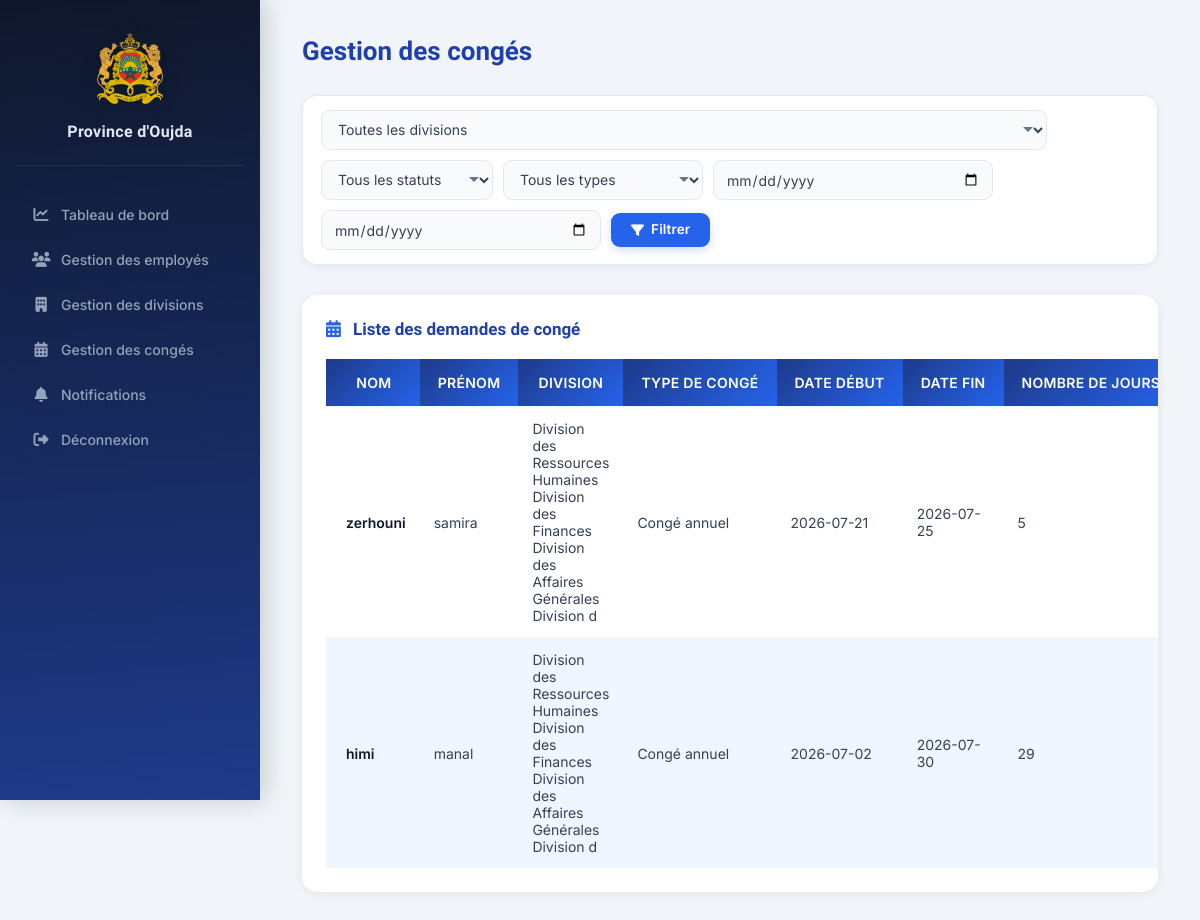
The app's page /admin/dashboard.php?page=conges (signed in) with its own data.
### tables this page shows
CREATE TABLE `conges` (
  `id` int(11) NOT NULL,
  `employe_id` int(11) NOT NULL,
  `type_conge` varchar(50) NOT NULL,
  `date_debut` date NOT NULL,
  `date_fin` date NOT NULL,
  `nombre_jours` int(11) NOT NULL,
  `motif` text NOT NULL,
  `certificat_medical` varchar(255) DEFAULT NULL,
  `statut` enum('En attente','Valide','Refuse','Annule') DEFAULT 'En attente',
  `date_demande` datetime DEFAULT current_timestamp(),
  `date_traitement` datetime DEFAULT NULL,
  `chef_division_id` int(11) DEFAULT NULL
);

CREATE TABLE `employes` (
  `id` int(11) NOT NULL,
  `matricule` varchar(50) NOT NULL,
  `nom` varchar(50) NOT NULL,
  `prenom` varchar(50) NOT NULL,
  `cin` varchar(20) DEFAULT NULL,
  `email` varchar(100) NOT NULL,
  `telephone` varchar(20) DEFAULT NULL,
  `date_embauche` date NOT NULL,
  `division_id` int(11) DEFAULT NULL,
  `utilisateur_id` int(11) DEFAULT NULL,
  `solde_annuel` int(11) DEFAULT 22,
  `reste_annee_precedente` int(11) DEFAULT 0,
  `solde_total` int(11) DEFAULT 22,
  `derniere_maj_solde` year(4) DEFAULT NULL
);

CREATE TABLE `divisions` (
  `id` int(11) NOT NULL,
  `nom_division` varchar(100) NOT NULL
);

### config/auth.php (called while the page is built, shortened)
<?php
function e($value): string
{
    return htmlspecialchars((string) $value, ENT_QUOTES, 'UTF-8');
}
?>

### admin/conges.php (the view, shortened to what this page needs)
<?php
require_once "../config/auth.php";
require_once "../config/database.php";
$date_debut = $_GET['date_debut'] ?? '';
$date_fin = $_GET['date_fin'] ?? '';
$sql = "SELECT
            conges.*,
            employes.nom,
            employes.prenom,
            divisions.nom_division
        FROM conges
        INNER JOIN employes
        ON conges.employe_id = employes.id
        INNER JOIN divisions
        ON employes.division_id = divisions.id
        WHERE 1=1";
$params = [];
$sql .= " ORDER BY conges.date_demande DESC";
$stmt = $pdo->prepare($sql);
$stmt->execute($params);
$conges = $stmt->fetchAll();
?>
<h1>Gestion des congés</h1>
<form method="GET" class="search-form">
    <select name="division">
        <option value="">Toutes les divisions</option>
    </select>
    <select name="statut">
        <option value="">Tous les statuts</option>
    </select>
    <select name="type">
        <option value="">Tous les types</option>
    </select>
    <input type="date"
           name="date_debut"
           value="<?= e($date_debut); ?>">
    <input type="date"
           name="date_fin"
           value="<?= e($date_fin); ?>">
    <button class="btn-rechercher">
        <i class="fa-solid fa-filter"></i>
        Filtrer
    </button>
</form>
<div class="table-container leave-table-container">
    <h2><i class="fa-solid fa-calendar-days"></i> Liste des demandes de congé</h2>
<table>
    <tr>
        <th>Nom</th>
        <th>Prénom</th>
        <th>Division</th>
        <th>Type de congé</th>
        <th>Date début</th>
        <th>Date fin</th>
        <th>Nombre de jours</th>
    </tr>
    <?php foreach($conges as $conge){ ?>
        <tr>
            <td><?= e($conge['nom']); ?></td>
            <td><?= e($conge['prenom']); ?></td>
            <td><?= e($conge['nom_division']); ?></td>
            <td><?= e($conge['type_conge']); ?></td>
            <td><?= e($conge['date_debut']); ?></td>
            <td><?= e($conge['date_fin']); ?></td>
            <td><?= $conge['nombre_jours']; ?></td>
        </tr>
    <?php } ?>
</table>
</div>

### assets/css/dashboard.css (style rules this page uses)
*, *::before, *::after { box-sizing: border-box; }
html { scroll-behavior: smooth; }
body { margin: 0; padding: 0; font-family: 'Inter', system-ui, sans-serif; background: #f1f5f9; color: #1e293b; -webkit-font-smoothing: antialiased; -moz-osx-font-smoothing: grayscale; }
.main-content h1 { color: #0f172a; margin: 0 0 6px; font-family: 'Sora', sans-serif; font-size: 26px; font-weight: 700; line-height: 1.2; }
h1 { color: #0f172a; font-family: 'Sora', sans-serif; }
h2 { color: #1e3a8a; font-family: 'Sora', sans-serif; font-size: 17px; font-weight: 600; margin-bottom: 18px; }
h1 i, h2 i { color: #2563eb; margin-right: 8px; }
.table-container { margin-top: 30px; background: white; padding: 24px; border-radius: 16px; box-shadow: 0 2px 12px rgba(15, 23, 42, 0.06); overflow-x: auto; }
.table-container h2 { margin-top: 0; margin-bottom: 18px; font-size: 17px; }
table { width: 100%; border-collapse: collapse; font-size: 14px; }
tbody tr { border-bottom: 1px solid #f1f5f9; transition: background 0.15s ease; }
tbody tr:last-child { border-bottom: none; }
tbody td { padding: 13px 14px; color: #334155; vertical-align: middle; }
.search-form { display: flex; align-items: center; gap: 10px; flex-wrap: wrap; background: white; padding: 18px 20px; margin-top: 22px; margin-bottom: 22px; border-radius: 14px; box-shadow: 0 2px 12px rgba(15, 23, 42, 0.06); }
.search-form input, .search-form select { height: 40px; padding: 0 12px; border: 1.5px solid #e2e8f0; border-radius: 9px; background: #f8fafc; color: #334155; font-size: 14px; font-family: 'Inter', sans-serif; outline: none; transition: border-color 0.2s, box-shadow 0.2s, background 0.2s; }
.search-form input::placeholder { color: #94a3b8; }
button, .btn { font-family: 'Inter', sans-serif; cursor: pointer; display: inline-flex; align-items: center; gap: 7px; padding: 9px 18px; border-radius: 9px; font-size: 14px; font-weight: 600; border: 1.5px solid transparent; transition: all 0.18s ease; text-decoration: none; line-height: 1; white-space: nowrap; }
button i, .btn i { font-size: 14px; }

### assets/css/form.css (style rules this page uses)
.main-content > h1 { margin-bottom: 28px; color: #1e40af; }
.main-content h2, .table-container h2 { color: #1e40af; }
.table-container { margin-top: 32px; padding: 24px; }
.leave-table-container { margin-top: 30px; }
.leave-table-container h2 { margin: 0 0 20px; }
table tr:first-child th { background: linear-gradient(135deg, #1e3a8a, #2563eb); color: #fff; }
table tr:nth-child(odd) td { background: #eff6ff; }
table tr:nth-child(even) td { background: #fff; }

### records on screen
conges: employe.nom "zerhouni", employe.prenom "samira", divisions.nom_division "Division des Ressources Humaines Division des Finances Division des Affaires Générales Division d", type_conge "Congé annuel", date_debut "2026-07-21", date_fin "2026-07-25", nombre_jours "5"
conges: employe.nom "himi", employe.prenom "manal", divisions.nom_division "Division des Ressources Humaines Division des Finances Division des Affaires Générales Division d", type_conge "Congé annuel", date_debut "2026-07-02", date_fin "2026-07-30", nombre_jours "29"
